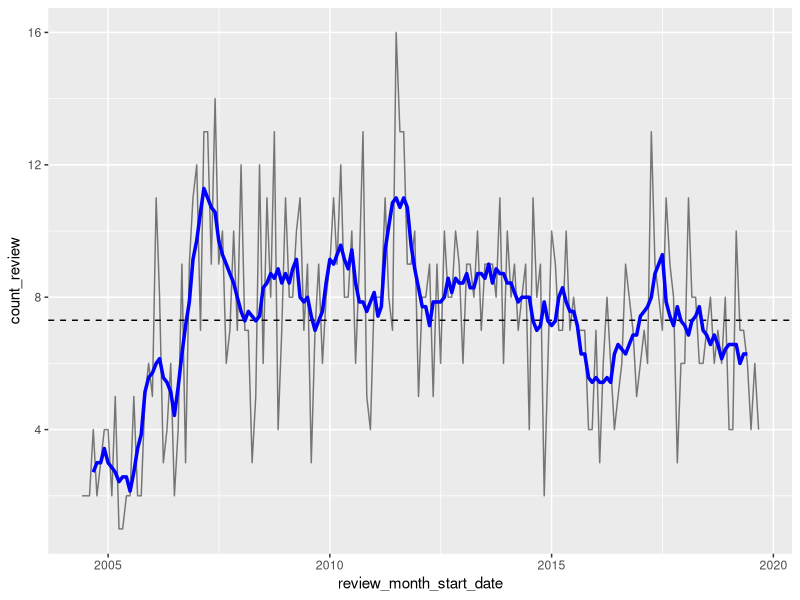
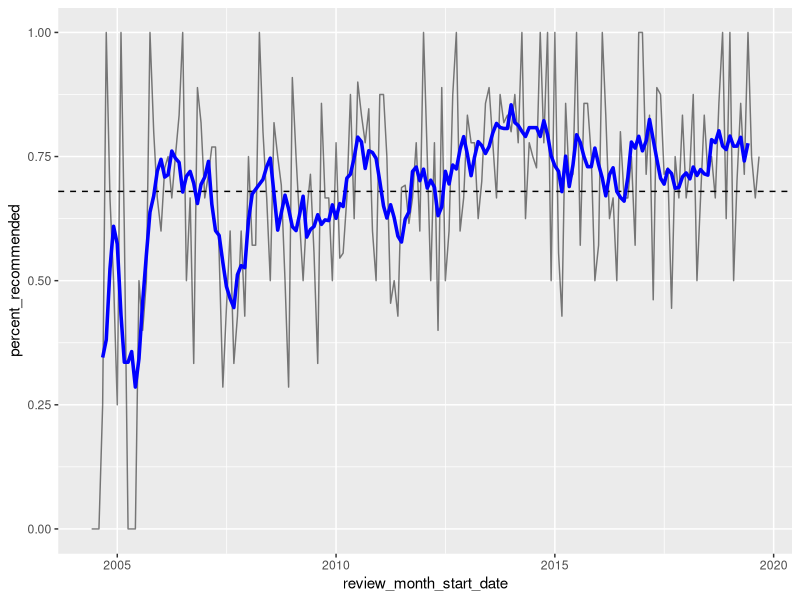
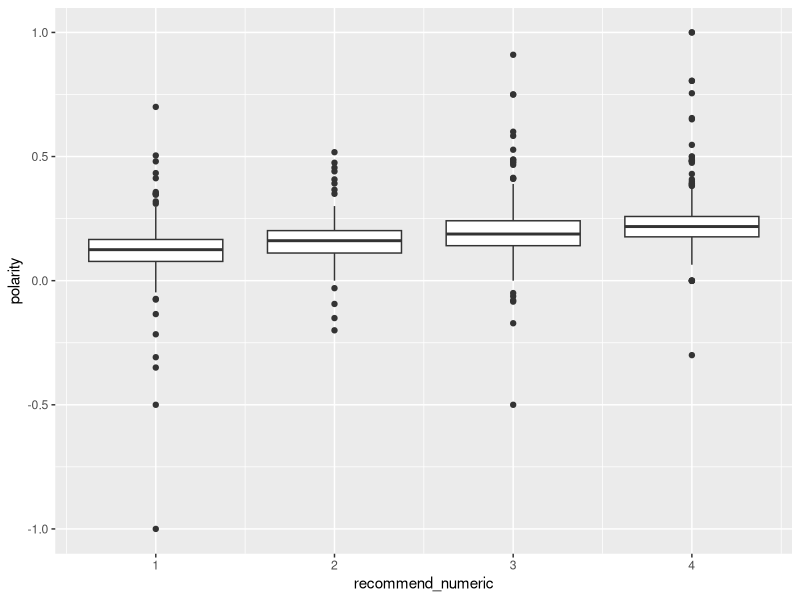
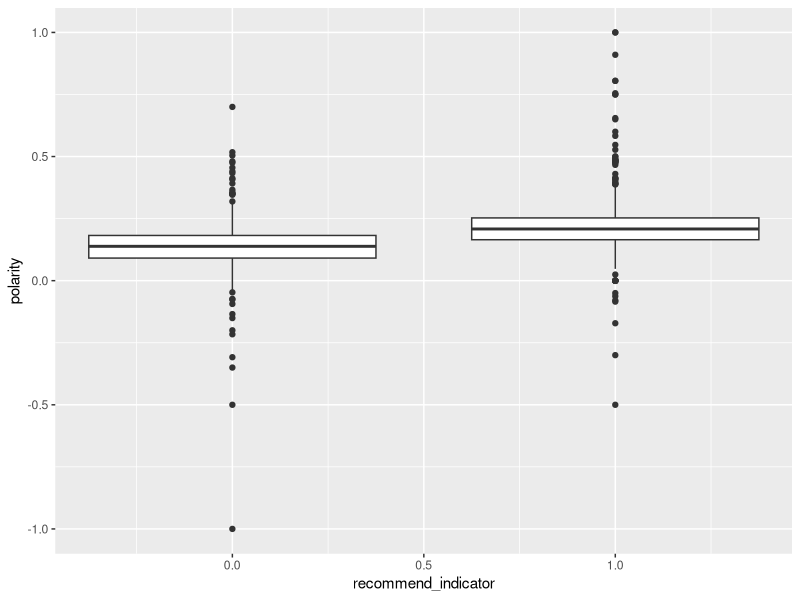
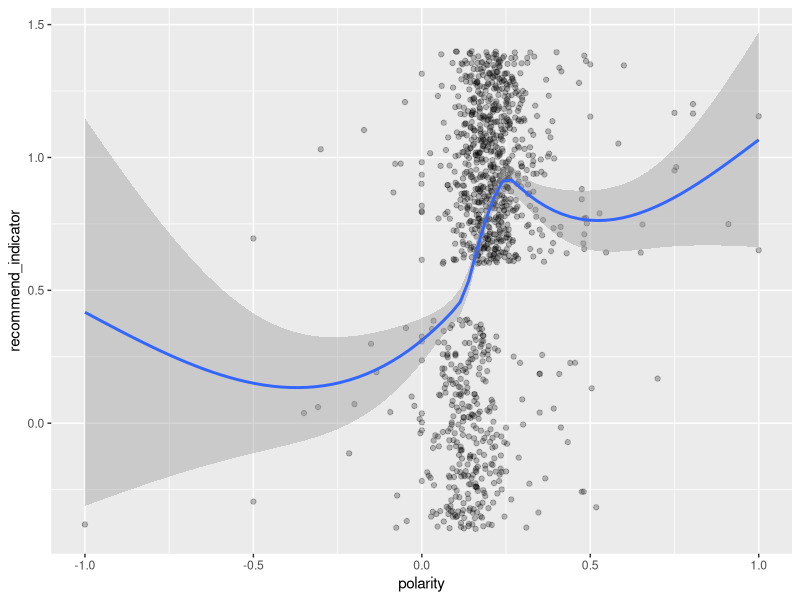

Here is the R script that generated these plots, in order:
library(tidyverse)
library(tidytext)
library(zoo)

review_data <- read_csv("review_analysis_data.csv")

review_data <- review_data %>%
  mutate(recommendation = ifelse(grepl("barely", recommendation),
                                 "barely recommend",
                                 ifelse(grepl("highly", recommendation),
                                        "highly recommend",
                                        ifelse(grepl("not", recommendation),
                                                     "not recommend", "recommend")))) %>%
  mutate(recommend_indicator = ifelse(recommendation %in% c("highly recommend",
                                                            "recommend"), 1,0),
         recommend_numeric = ifelse(
           recommendation == 'highly recommend', 4,
           ifelse(recommendation == 'recommend', 3,
                  ifelse(recommendation == 'barely recommend', 2, 1)))) %>%
  filter(!is.na(review)) %>% # get rid of NA reviews
  mutate(review_month_start_date = lubridate::floor_date(review_date, "month"))
  
  
review_data_distinct <- review_data %>%
  group_by(rest_name, review) %>%
  slice(which.min(review_date)) %>%
  ungroup() 

# monthly data
monthly_summary <- review_data %>%
  group_by(review_month_start_date) %>%
  summarise(count_review = n(),
            percent_recommended = mean(recommend_indicator),
            recommend_indicator = sum(recommend_indicator),
            recommend_numeric = sum(recommend_numeric),
            length_written = sum(review_length),
            avg_polarity = mean(polarity)) %>%
  ungroup() %>%
  mutate_all(list('rollmean_6' = ~ rollmean(., k = 7, fill = NA)))


monthly_summary %>%
  ggplot(aes(review_month_start_date, count_review))+
  geom_line(alpha = 0.5)+
  geom_hline(aes(yintercept = mean(count_review)),linetype = 'dashed')+
  geom_line(aes(y = count_review_rollmean_6), colour = 'blue', size = 1.2)



monthly_summary %>%
  ggplot(aes(review_month_start_date, percent_recommended))+
  geom_line(alpha = 0.5)+
  geom_hline(aes(yintercept = mean(percent_recommended)),linetype = 'dashed')+
  geom_line(aes(y = percent_recommended_rollmean_6),
            colour = 'blue', size = 1.2)

review_data_distinct %>%
  filter(review_length >= 100) %>%
  ggplot(aes(recommend_numeric, polarity, group = recommend_numeric))+
  geom_boxplot()

review_data_distinct %>%
  filter(review_length >= 100) %>%
  ggplot(aes(recommend_indicator, polarity, 
             group = recommend_indicator))+
  geom_boxplot()

fit1 <- lm(polarity ~ factor(recommend_numeric), 
          data = review_data_distinct %>% filter(review_length >= 100))

review_data_distinct %>%
  filter(review_length >= 100) %>%
  ggplot(aes(polarity, recommend_indicator))+
  geom_jitter(alpha = 0.25) +
  stat_smooth()

glm1 <- glm(recommend_indicator ~ polarity,
            data = review_data_distinct %>%
              filter(review_length >= 100),
            family = 'binomial')



tokenized_by_recommend <- review_data_distinct %>%
  filter(review_length >= 100) %>%
  select(review, recommend_indicator) %>%
  mutate(recommend_indicator = ifelse(recommend_indicator == 1, 'Y', 'N')) %>%
  unnest_tokens(word, review) %>%
  anti_join(stop_words)

count_total <- tokenized_by_recommend %>%
  group_by(recommend_indicator) %>%
  summarise(total = n())

frequency <- tokenized_by_recommend %>%
  count(word, recommend_indicator) %>%
  group_by(word) %>%
  filter(sum(n) >= 10) %>%
  ungroup() %>%
  spread(recommend_indicator, n, fill = 0) %>%
  mutate_if(is.numeric, list(~(. + 1) / (sum(.) + 1))) %>%
  mutate(logratio = log(Y / N)) %>%
  arrange(desc(logratio))
